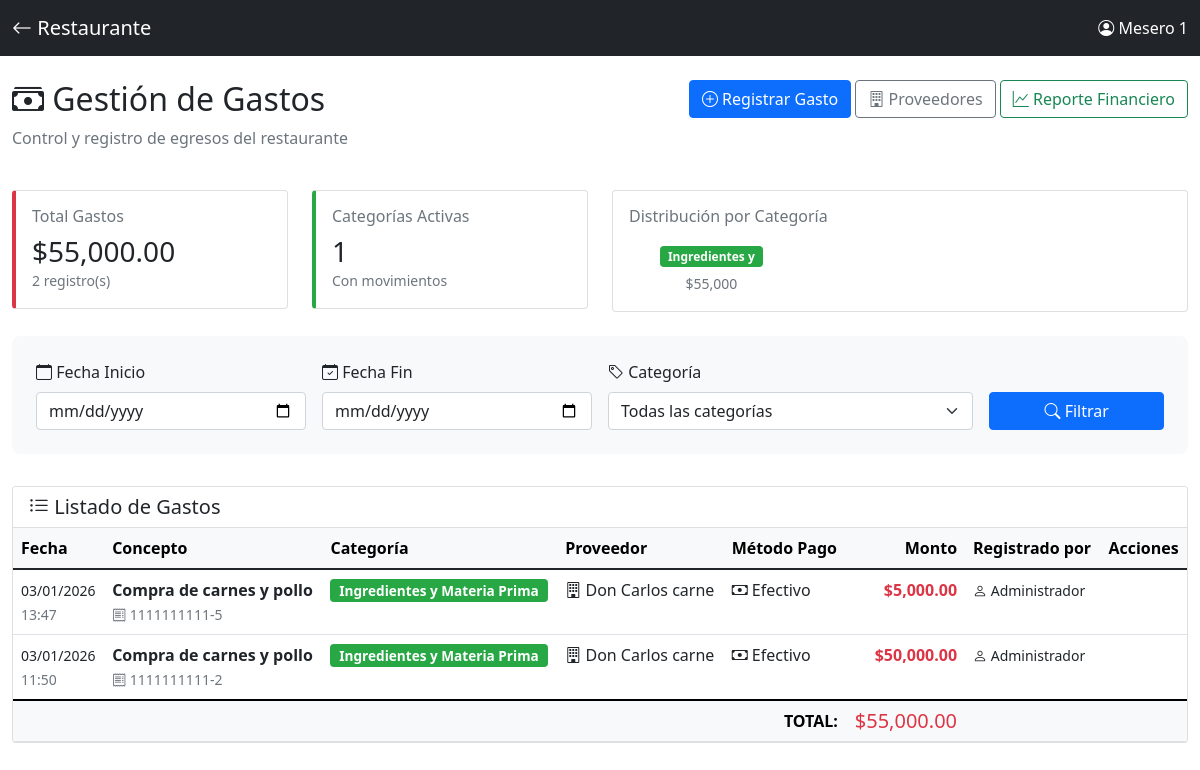
/gastos (signed in), run on an earlier commit of the app's database.
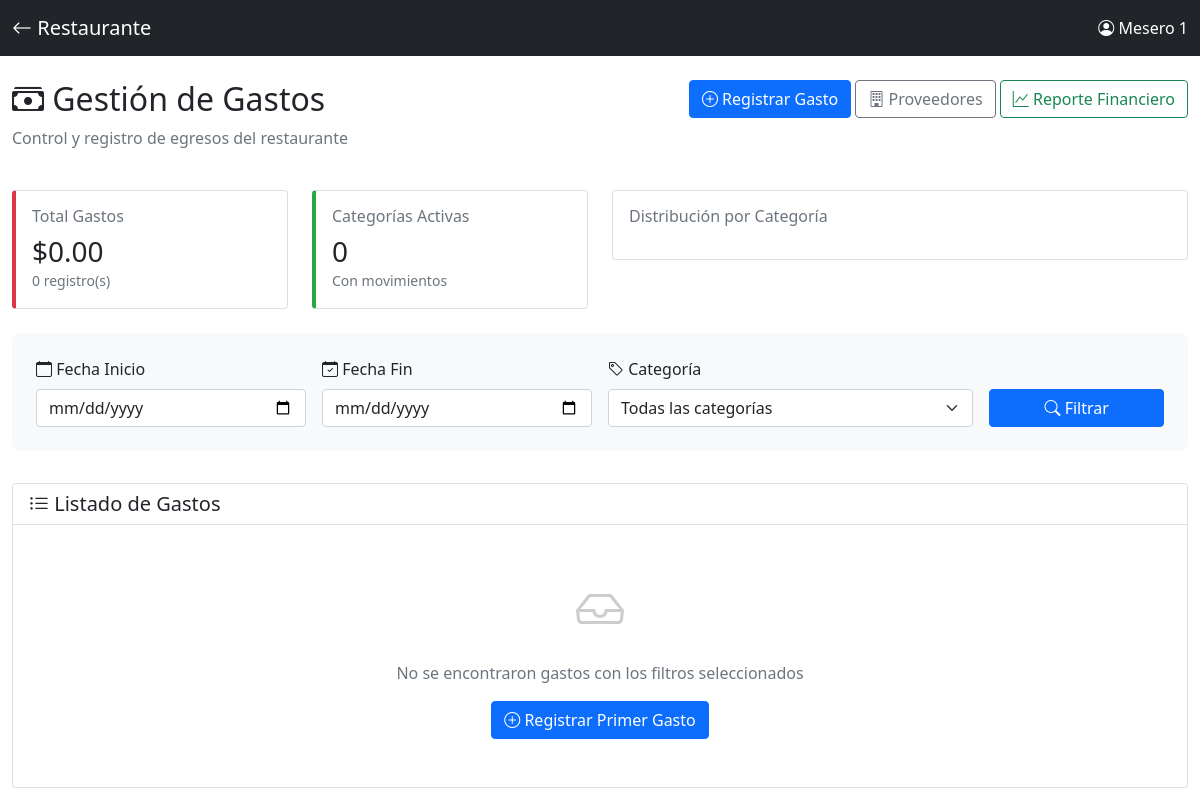
And on a later commit of the database.
### app.py (models this page shows, shortened)
class CategoriaGasto(db.Model):
    id = db.Column(db.Integer, primary_key=True)
    nombre = db.Column(db.String(100), nullable=False)
    descripcion = db.Column(db.Text)
    color = db.Column(db.String(7), default='#6c757d')  # Color hex para visualización
    activa = db.Column(db.Boolean, default=True)
    gastos = db.relationship('Gasto', backref='categoria', lazy=True)

class Gasto(db.Model):
    id = db.Column(db.Integer, primary_key=True)
    fecha = db.Column(db.DateTime, default=datetime.now, nullable=False)
    concepto = db.Column(db.String(300), nullable=False)
    monto = db.Column(db.Float, nullable=False)
    categoria_id = db.Column(db.Integer, db.ForeignKey('categoria_gasto.id'), nullable=False)
    proveedor_id = db.Column(db.Integer, db.ForeignKey('proveedor.id'), nullable=True)
    usuario_id = db.Column(db.Integer, db.ForeignKey('usuario.id'), nullable=False)
    metodo_pago = db.Column(db.String(50), default='efectivo')
    numero_factura = db.Column(db.String(100))
    notas = db.Column(db.Text)
    archivo_adjunto = db.Column(db.String(500))
    aprobado = db.Column(db.Boolean, default=True)
    fecha_aprobacion = db.Column(db.DateTime)
    aprobado_por_id = db.Column(db.Integer, db.ForeignKey('usuario.id'), nullable=True)
    estado_pago = db.Column(db.String(20), default='pagado')  # pagado, pendiente, vencido
    fecha_vencimiento = db.Column(db.Date, nullable=True)  # Cuándo se debe pagar
    fecha_pago_real = db.Column(db.DateTime, nullable=True)  # Cuándo se pagó realmente
    usuario = db.relationship('Usuario', foreign_keys=[usuario_id], backref='gastos_registrados')
    aprobado_por = db.relationship('Usuario', foreign_keys=[aprobado_por_id], backref='gastos_aprobados')

class Proveedor(db.Model):
    id = db.Column(db.Integer, primary_key=True)
    nombre = db.Column(db.String(200), nullable=False)
    nit = db.Column(db.String(50))
    telefono = db.Column(db.String(50))
    email = db.Column(db.String(100))
    direccion = db.Column(db.String(300))
    notas = db.Column(db.Text)
    activo = db.Column(db.Boolean, default=True)
    fecha_registro = db.Column(db.DateTime, default=datetime.now)
    gastos = db.relationship('Gasto', backref='proveedor', lazy=True)

class Usuario(UserMixin, db.Model):
    id = db.Column(db.Integer, primary_key=True)
    username = db.Column(db.String(80), unique=True, nullable=False)
    password_hash = db.Column(db.String(200), nullable=False)
    nombre = db.Column(db.String(100), nullable=False)
    rol = db.Column(db.String(20), default='mesero')  # mesero, cocina, admin

### app.py (the view, shortened to what this page needs)
@app.route("/gastos")
@login_required
def lista_gastos():
    fecha_inicio = request.args.get('fecha_inicio')
    fecha_fin = request.args.get('fecha_fin')
    categoria_id = request.args.get('categoria_id', type=int)
    query = Gasto.query
    if fecha_inicio:
        try:
            fecha_inicio_obj = datetime.strptime(fecha_inicio, '%Y-%m-%d')
            query = query.filter(Gasto.fecha >= fecha_inicio_obj)
        except ValueError:
            flash('Fecha de inicio inválida', 'error')
    if categoria_id:
        query = query.filter(Gasto.categoria_id == categoria_id)
    gastos = query.order_by(Gasto.fecha.desc()).all()
    total_gastos = sum(g.monto for g in gastos)
    totales_por_categoria = db.session.query(
        CategoriaGasto.nombre,
        CategoriaGasto.color,
        db.func.sum(Gasto.monto).label('total')
    ).join(Gasto).group_by(CategoriaGasto.id).all()
    categorias = CategoriaGasto.query.filter_by(activa=True).order_by(CategoriaGasto.nombre).all()
    return render_template("gastos/lista_gastos.html",
                         gastos=gastos,
                         total_gastos=total_gastos,
                         totales_por_categoria=totales_por_categoria,
                         categorias=categorias,
                         fecha_inicio=fecha_inicio,
                         fecha_fin=fecha_fin,
                         categoria_id=categoria_id)

### app.py (called while the page is built)
@login_manager.user_loader
def load_user(user_id):
    return Usuario.query.get(int(user_id))

### templates/gastos/lista_gastos.html (shortened to what the changed rows need)
<!DOCTYPE html>
<html lang="es">
<head>
    <link href="https://cdn.jsdelivr.net/npm/bootstrap@5.1.3/dist/css/bootstrap.min.css" rel="stylesheet">
    <link rel="stylesheet" href="https://cdn.jsdelivr.net/npm/bootstrap-icons@1.7.2/font/bootstrap-icons.css">
</head>
<body>
    <div class="container-fluid py-4">
        <div class="row mb-4">
            <div class="col-md-6">
                <h2><i class="bi bi-cash-stack"></i> Gestión de Gastos</h2>
            </div>
        </div>
        <div class="row mb-4">
            <div class="col-md-3">
                <div class="card stat-card" style="border-left-color: #dc3545;">
                    <div class="card-body">
                        <h6 class="text-muted mb-2">Total Gastos</h6>
                        <h3 class="mb-0">${{ "{:,.2f}".format(total_gastos) }}</h3>
                        <small class="text-muted">{{ gastos|length }} registro(s)</small>
                    </div>
                </div>
            </div>
            <div class="col-md-3">
                <div class="card stat-card" style="border-left-color: #28a745;">
                    <div class="card-body">
                        <h6 class="text-muted mb-2">Categorías Activas</h6>
                        <h3 class="mb-0">{{ totales_por_categoria|length }}</h3>
                        <small class="text-muted">Con movimientos</small>
                    </div>
                </div>
            </div>
            <div class="col-md-6">
                <div class="card">
                    <div class="card-body">
                        <div class="row">
                            {% for cat in totales_por_categoria[:3] %}
                            <div class="col-4 text-center">
                                <div class="mb-1">
                                    <span class="badge" style="background-color: {{ cat.color }};">
                                        {{ cat.nombre[:15] }}
                                    </span>
                                </div>
                                <small class="text-muted">${{ "{:,.0f}".format(cat.total) }}</small>
                            </div>
                            {% endfor %}
                        </div>
                    </div>
                </div>
            </div>
        </div>
        <div class="card">
            <div class="card-body p-0">
                {% if gastos %}
                <div class="table-responsive">
                    <table class="table table-hover mb-0">
                        <thead class="table-light">
                            <tr>
                                <th>Fecha</th>
                                <th>Concepto</th>
                                <th>Categoría</th>
                                <th>Proveedor</th>
                                <th>Método Pago</th>
                                <th class="text-end">Monto</th>
                                <th>Registrado por</th>
                                <th class="text-center">Acciones</th>
                            </tr>
                        </thead>
                        <tbody>
                            {% for gasto in gastos %}
                            <tr class="gasto-row">
                                <td>
                                    <small>
                                        {{ gasto.fecha.strftime('%d/%m/%Y') }}<br>
                                        <span class="text-muted">{{ gasto.fecha.strftime('%H:%M') }}</span>
                                    </small>
                                </td>
                                <td>
                                    <strong>{{ gasto.concepto }}</strong>
                                    {% if gasto.numero_factura %}
                                    <br><small class="text-muted">
                                        <i class="bi bi-receipt"></i> {{ gasto.numero_factura }}
                                    </small>
                                    {% endif %}
                                </td>
                                <td>
                                    <span class="badge badge-categoria"
                                          style="background-color: {{ gasto.categoria.color }};">
                                        {{ gasto.categoria.nombre }}
                                    </span>
                                </td>
                                <td>
                                    {% if gasto.proveedor %}
                                        <i class="bi bi-building"></i> {{ gasto.proveedor.nombre }}
                                    {% else %}
                                        <span class="text-muted">-</span>
                                    {% endif %}
                                </td>
                                <td>
                                    {% if gasto.metodo_pago == 'efectivo' %}
                                        <i class="bi bi-cash"></i> Efectivo
                                    {% elif gasto.metodo_pago == 'tarjeta' %}
                                        <i class="bi bi-credit-card"></i> Tarjeta
                                    {% elif gasto.metodo_pago == 'transferencia' %}
                                        <i class="bi bi-bank"></i> Transferencia
                                    {% endif %}
                                </td>
                                <td class="text-end">
                                    <strong class="text-danger">
                                        ${{ "{:,.2f}".format(gasto.monto) }}
                                    </strong>
                                </td>
                                <td>
                                    <small>
                                        <i class="bi bi-person"></i> {{ gasto.usuario.nombre }}
                                    </small>
                                </td>
                                <td class="text-center">
                                </td>
                            </tr>
                            {% endfor %}
                        </tbody>
                        <tfoot class="table-light">
                            <tr>
                                <th colspan="5" class="text-end">TOTAL:</th>
                                <th class="text-end">
                                    <h5 class="mb-0 text-danger">
                                        ${{ "{:,.2f}".format(total_gastos) }}
                                    </h5>
                                </th>
                                <th colspan="2"></th>
                            </tr>
                        </tfoot>
                    </table>
                </div>
                {% else %}
                <div class="text-center py-5">
                    <i class="bi bi-inbox" style="font-size: 3rem; color: #ccc;"></i>
                    <p class="text-muted mt-3">No se encontraron gastos con los filtros seleccionados</p>
                    <a href="{{ url_for('nuevo_gasto') }}" class="btn btn-primary">
                        <i class="bi bi-plus-circle"></i> Registrar Primer Gasto
                    </a>
                </div>
                {% endif %}
            </div>
        </div>
    </div>
</body>
</html>

What changed in the data, as far as the page shows it:
removed CategoriaGasto: nombre "Ingredientes y", total "55,000"
removed Gasto: fecha "03/01/2026", fecha "13:47", concepto "Compra de carnes y pollo", numero_factura "1111111111-5", categoria.nombre "Ingredientes y Materia Prima", proveedor.nombre "Don Carlos carne", metodo_pago "efectivo" (drawn), monto "5,000.00", usuario.nombre "Administrador"
removed Gasto: fecha "03/01/2026", fecha "11:50", concepto "Compra de carnes y pollo", numero_factura "1111111111-2", categoria.nombre "Ingredientes y Materia Prima", proveedor.nombre "Don Carlos carne", metodo_pago "efectivo" (drawn), monto "50,000.00", usuario.nombre "Administrador"
Also different on the page:
{{ "{:,.2f}".format(total_gastos) }}: "55,000.00" → "0.00"
{{ gastos|length }}: "2" → "0"
{{ totales_por_categoria|length }}: "1" → "0"
{{ "{:,.2f}".format(total_gastos) }}: "55,000.00" → (not shown)
text no longer shown: "Fecha Concepto Categoría Proveedor Método Pago Monto Registrado por Acciones TOTAL: $"
text now shown: "No se encontraron gastos con los filtros seleccionados Registrar Primer Gasto"
